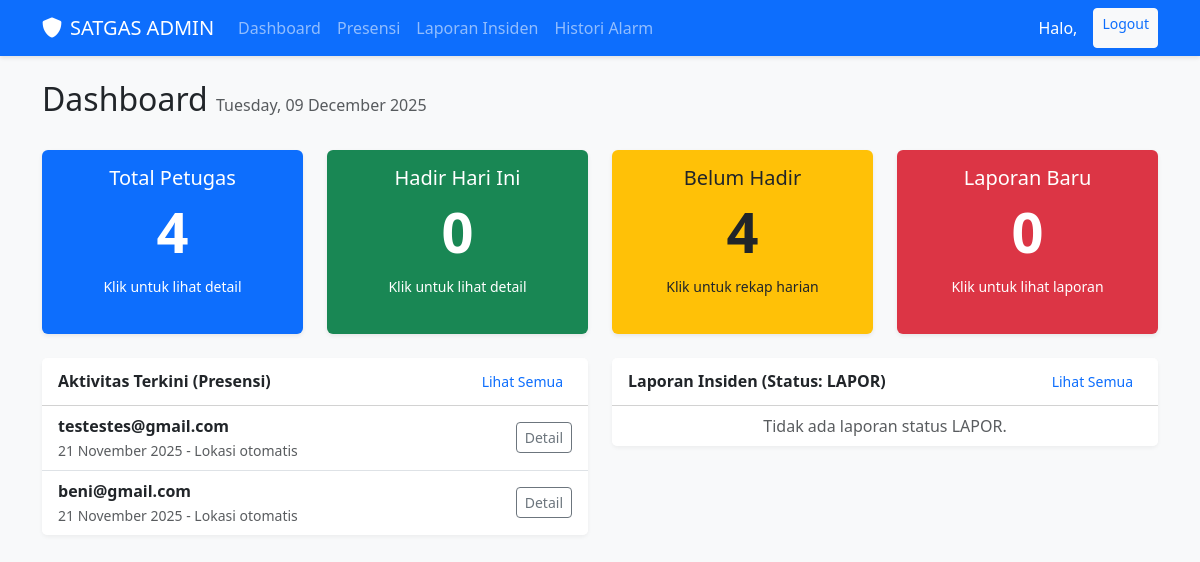
The app's page /dashboard/ (signed in), older data.
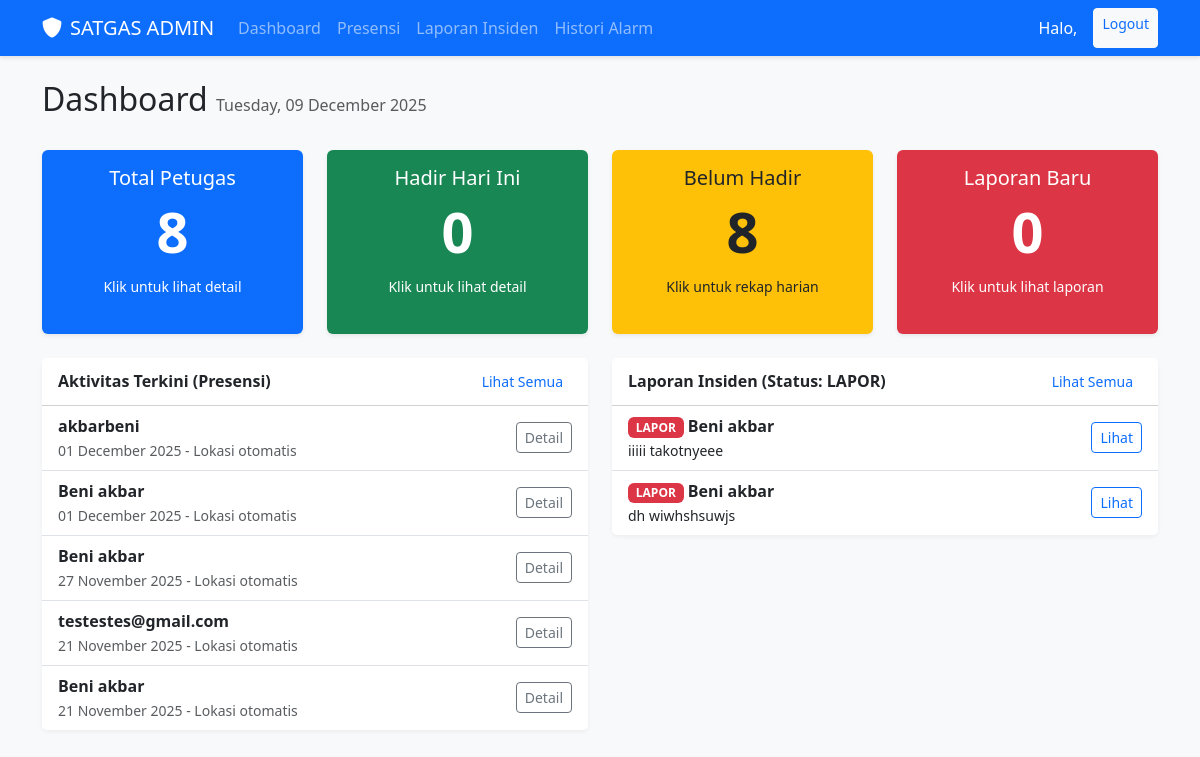
The same page, newer data.
### core/models.py (models this page shows, shortened)
class Presensi(models.Model):
    petugas = models.ForeignKey(User, on_delete=models.CASCADE, related_name='presensi_set')
    timestamp = models.DateTimeField(auto_now_add=True)
    latitude = models.DecimalField(max_digits=9, decimal_places=6)
    longitude = models.DecimalField(max_digits=9, decimal_places=6)
    location_note = models.CharField(max_length=255, help_text="Alamat atau nama lokasi presensi.")
    note = models.TextField(help_text="Catatan harian dari petugas (e.g., 'Presensi Harian').")
    selfie_photo = models.ImageField(upload_to='presensi_photos/')
    STATUS_PRESENSI_CHOICES = [
        ('hadir', 'Hadir'), # Default saat kirim
        ('tidak_hadir', 'Tidak Hadir'), # Jika dibatalkan admin
        ('diluar_lokasi', 'Kehadiran Diluar Lokasi'), # Jika lokasi tidak valid
    ]
    status_validasi = models.CharField(
        max_length=20,
        choices=STATUS_PRESENSI_CHOICES,
        default='hadir'
    )
    class Meta:
        pass

class User(AbstractUser):
    username = None
    email = models.EmailField(unique=True)
    phone_number = models.CharField(max_length=15, blank=True, null=True)
    profile_picture = models.ImageField(upload_to=user_directory_path, blank=True, null=True)
    is_admin = models.BooleanField(default=False)
    is_petugas = models.BooleanField(default=True)
    USERNAME_FIELD = 'email'
    REQUIRED_FIELDS = []
    objects = UserManager()

class Laporan(models.Model):
    petugas = models.ForeignKey(User, on_delete=models.CASCADE, related_name='laporan_set')
    timestamp = models.DateTimeField(auto_now_add=True)
    latitude = models.DecimalField(max_digits=9, decimal_places=6)
    longitude = models.DecimalField(max_digits=9, decimal_places=6)
    location_note = models.CharField(max_length=255, help_text="Alamat atau nama lokasi kejadian.")
    note = models.TextField(help_text="Detail laporan insiden/anomaly.")
    photo = models.ImageField(upload_to='laporan_photos/')
    STATUS_CHOICES = [
        ('lapor', 'Lapor'),
        ('ditanggapi', 'Ditanggapi'),
        ('selesai', 'Selesai'),
    ]
    PRIORITY_CHOICES = [
        ('low', 'Low'),
        ('medium', 'Medium'),
        ('high', 'High'),
    ]
    status = models.CharField(max_length=20, choices=STATUS_CHOICES, default='lapor')
    priority = models.CharField(max_length=20, choices=PRIORITY_CHOICES, default='medium')

### core/web_views.py (the view)
# urls.py: path('dashboard/', DashboardView.as_view(), name='web-dashboard'),
class DashboardView(LoginRequiredMixin, AdminRequiredMixin, TemplateView):
    template_name = 'core/dashboard.html'
    def get_context_data(self, **kwargs):
        context = super().get_context_data(**kwargs)
        today = timezone.localdate()
        context['total_petugas'] = User.objects.filter(is_petugas=True).count()
        context['hadir_today'] = Presensi.objects.filter(
            timestamp__date=today,
            status_validasi='hadir'
        ).values('petugas').distinct().count()
        context['belum_hadir'] = context['total_petugas'] - context['hadir_today']
        context['laporan_baru'] = Laporan.objects.filter(timestamp__date=today).count()
        context['today'] = today
        context['recent_presensi'] = Presensi.objects.select_related('petugas').order_by('-timestamp')[:5]
        context['open_laporan'] = Laporan.objects.select_related('petugas').filter(status='lapor').order_by('-timestamp')[:5]
        return context

### core/web_views.py (called while the page is built)
    def test_func(self):
        return self.request.user.is_authenticated and self.request.user.is_admin

### core/templates/core/dashboard.html (shortened to what the changed rows need)
{% extends 'core/base.html' %}
{% block content %}
<div class="row mb-4">
    <div class="col-md-12">
        <h2>Dashboard <small class="text-muted fs-6">{{ today|date:"l, d F Y" }}</small></h2>
    </div>
</div>
<div class="row">
    <div class="col-md-3">
        <a href="{% url 'web-petugas-list' %}" class="text-decoration-none">
            <div class="card bg-primary text-white h-100 shadow-sm hover-shadow">
                <div class="card-body text-center">
                    <h5 class="card-title">Total Petugas</h5>
                    <h2 class="display-4 fw-bold">{{ total_petugas }}</h2>
                    <small>Klik untuk lihat detail</small>
                </div>
            </div>
        </a>
    </div>
    <div class="col-md-3">
        <a href="{% url 'web-presensi-list' %}?date={{ today|date:'Y-m-d' }}" class="text-decoration-none">
            <div class="card bg-success text-white h-100 shadow-sm hover-shadow">
                <div class="card-body text-center">
                    <h2 class="display-4 fw-bold">{{ hadir_today }}</h2>
                </div>
            </div>
        </a>
    </div>
    <div class="col-md-3">
        <a href="{% url 'web-rekap-harian' %}?date={{ today|date:'Y-m-d' }}" class="text-decoration-none">
            <div class="card bg-warning text-dark h-100 shadow-sm hover-shadow">
                <div class="card-body text-center">
                    <h5 class="card-title">Belum Hadir</h5>
                    <h2 class="display-4 fw-bold">{{ belum_hadir }}</h2>
                    <small>Klik untuk rekap harian</small>
                </div>
            </div>
        </a>
    </div>
    <div class="col-md-3">
        <a href="{% url 'web-laporan-list' %}?date={{ today|date:'Y-m-d' }}" class="text-decoration-none">
            <div class="card bg-danger text-white h-100 shadow-sm hover-shadow">
                <div class="card-body text-center">
                    <h2 class="display-4 fw-bold">{{ laporan_baru }}</h2>
                </div>
            </div>
        </a>
    </div>
</div>
<div class="row mt-4">
    <div class="col-md-6">
        <div class="card">
            <ul class="list-group list-group-flush">
                {% for p in recent_presensi %}
                <li class="list-group-item d-flex justify-content-between align-items-center">
                    <div>
                        <strong>
                            {% if p.petugas.first_name or p.petugas.last_name %}
                                {{ p.petugas.first_name }} {{ p.petugas.last_name }}
                            {% else %}
                                {{ p.petugas.email }}
                            {% endif %}
                        </strong>
                        <br>
                        <small class="text-muted">{{ p.timestamp|date:"d F Y" }} - {{ p.location_note|default:"Lokasi tidak terdeteksi"|truncatechars:30 }}</small>
                    </div>
                    <a href="{% url 'web-presensi-detail' p.id %}" class="btn btn-sm btn-outline-secondary">Detail</a>
                </li>
                {% empty %}
                <li class="list-group-item text-muted text-center">Belum ada presensi hari ini.</li>
                {% endfor %}
            </ul>
        </div>
    </div>
    <div class="col-md-6">
        <div class="card">
            <ul class="list-group list-group-flush">
                {% for l in open_laporan %}
                <li class="list-group-item d-flex justify-content-between align-items-center">
                    <div>
                        <span class="badge bg-danger">{{ l.status|upper }}</span>
                        <strong>
                            {% if l.petugas.first_name or l.petugas.last_name %}
                                {{ l.petugas.first_name }} {{ l.petugas.last_name }}
                            {% else %}
                                {{ l.petugas.email }}
                            {% endif %}
                        </strong>
                        <br>
                        <small>{{ l.note|truncatechars:40 }}</small>
                    </div>
                    <a href="{% url 'web-laporan-detail' l.id %}" class="btn btn-sm btn-outline-primary">Lihat</a>
                </li>
                {% empty %}
                <li class="list-group-item text-muted text-center">Tidak ada laporan status LAPOR.</li>
                {% endfor %}
            </ul>
        </div>
    </div>
</div>
{% endblock %}

Row changes from the older to the newer data that the page shows:
added Presensi: petugas.first_name "akbarbeni", timestamp "01 December 2025", location_note "Lokasi otomatis"
added Presensi: petugas.first_name "Beni", petugas.last_name "akbar", timestamp "01 December 2025", location_note "Lokasi otomatis"
added Presensi: petugas.first_name "Beni", petugas.last_name "akbar", timestamp "27 November 2025", location_note "Lokasi otomatis"
changed through a linked row, Presensi (number 5 of 5 on the later page): petugas.first_name (not shown) → "Beni"; petugas.last_name (not shown) → "akbar"; petugas.email "beni@gmail.com" → (not shown)
now on this page (row edited): Laporan: status "LAPOR", petugas.first_name "Beni", petugas.last_name "akbar", note "iiiii takotnyeee"
now on this page (row edited): Laporan: status "LAPOR", petugas.first_name "Beni", petugas.last_name "akbar", note "dh wiwhshsuwjs"
Text that changed along with them:
{{ total_petugas }}: "4" → "8"
{{ belum_hadir }}: "4" → "8"
text no longer shown: "Tidak ada laporan status LAPOR."
